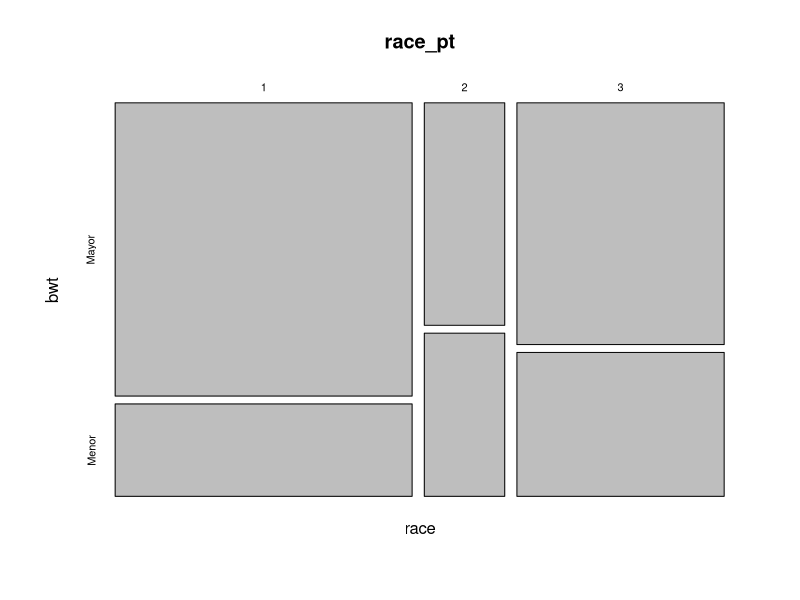
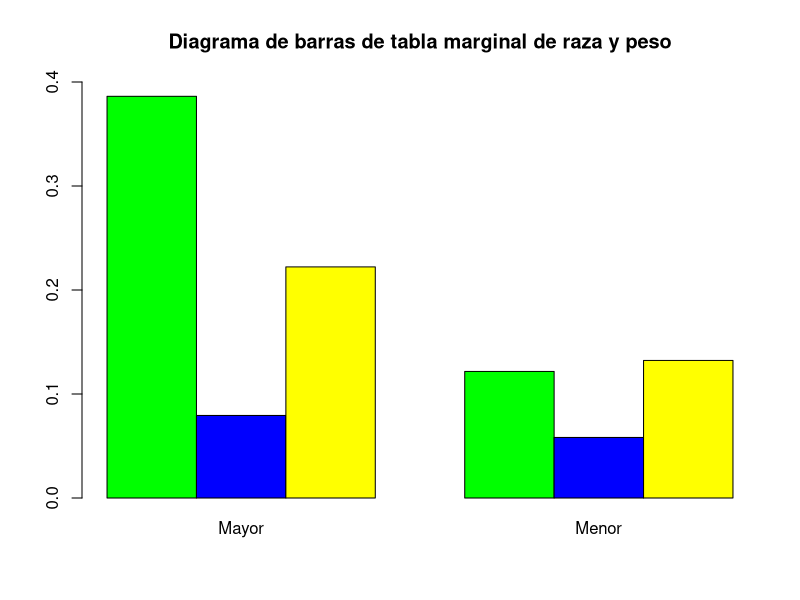
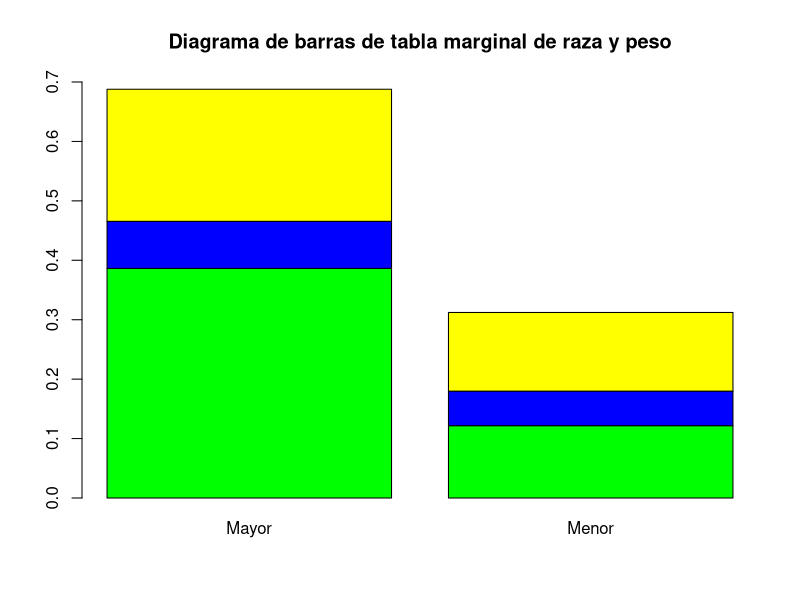
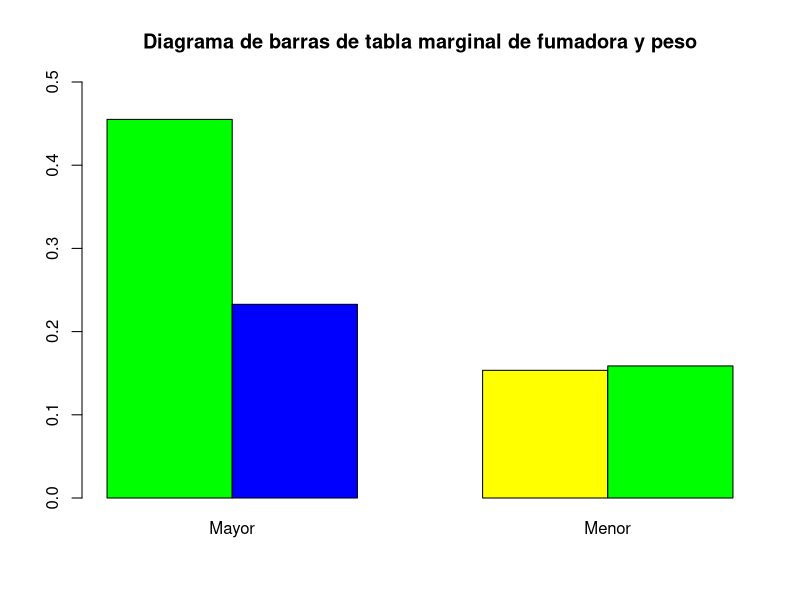
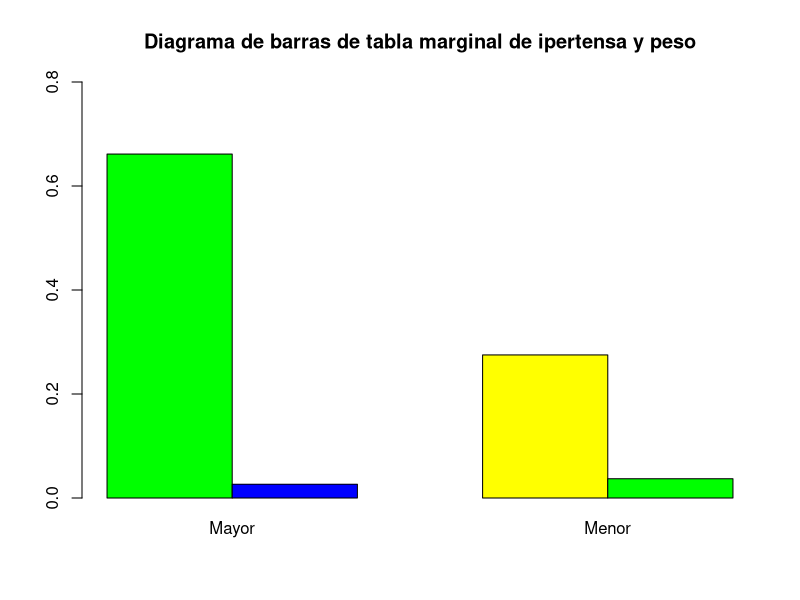
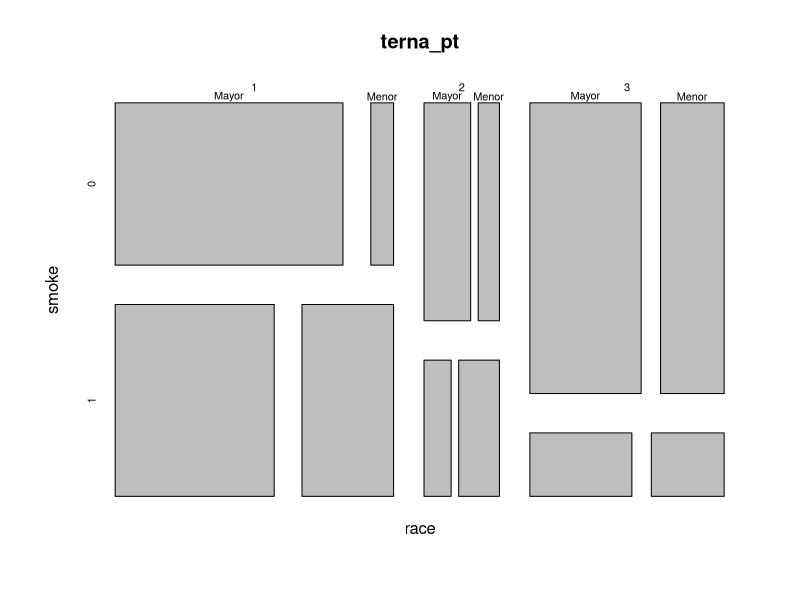

The R source for these figures, in order:
## ---- chunk 1
knitr::opts_chunk$set(echo = TRUE)
## ---- chunk 2
library(MASS)
data <- MASS::birthwt
str(data)
head(data)
## ---- chunk 3

race <- data[c("race","bwt")]
race <- within(race,bwt[bwt<2500] <- "Menor")
race <- within(race,bwt[bwt>=2500 & bwt!="Menor"] <- "Mayor")
race_pt <- prop.table(table(race))
race_pt
## ---- chunk 4
plot(race_pt)
## ---- chunk 5
barplot(race_pt,beside=TRUE,main="Diagrama de barras de tabla marginal de raza y peso", col=c("green","blue","yellow"),ylim=c(0,0.4))
barplot(race_pt,beside=FALSE,main="Diagrama de barras de tabla marginal de raza y peso", col=c("green","blue","yellow"),ylim=c(0,0.7))
## ---- chunk 6
smoke <- data[c("smoke","bwt")]
smoke <- within(smoke,bwt[bwt<2500] <- "Menor")
smoke <- within(smoke,bwt[bwt>=2500 & bwt!="Menor"] <- "Mayor")
smoke_pt <- prop.table(table(smoke))
smoke_pt
barplot(smoke_pt,beside=TRUE,main="Diagrama de barras de tabla marginal de fumadora y peso", col=c("green","blue","yellow"),ylim=c(0,0.5))
## ---- chunk 7
hipt <- data[c("ht","bwt")]
hipt <- within(hipt,bwt[bwt<2500] <- "Menor")
hipt <- within(hipt,bwt[bwt>=2500 & bwt!="Menor"] <- "Mayor")
hipt_pt <- prop.table(table(hipt))
hipt_pt
barplot(hipt_pt,beside=TRUE,main="Diagrama de barras de tabla marginal de ipertensa y peso", col=c("green","blue","yellow"),ylim=c(0,0.8))
## ---- chunk 8
terna <- data[c("race","smoke","bwt")]
terna <- within(terna,bwt[bwt<2500] <- "Menor")
terna <- within(terna,bwt[bwt>=2500 & bwt!="Menor"] <- "Mayor")
terna_pt <- prop.table(table(terna))
terna_pt

## ---- chunk 9
plot(terna_pt)
